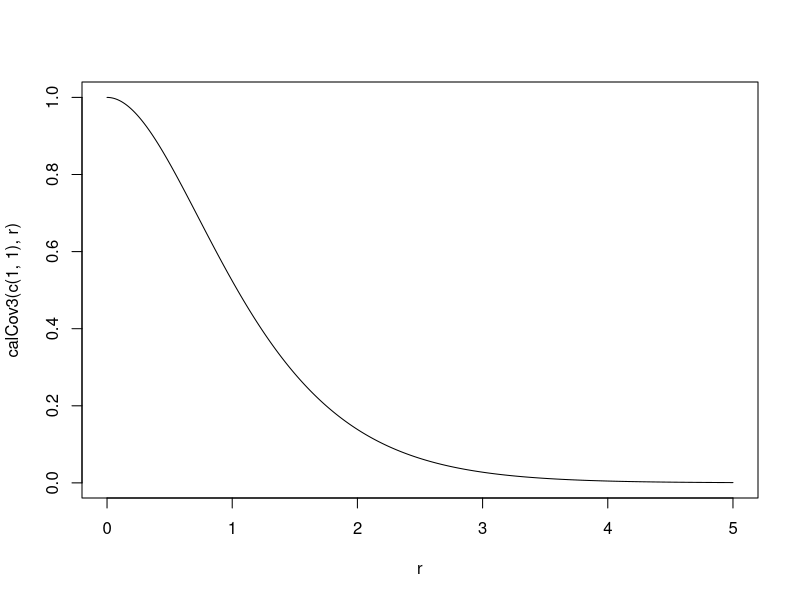
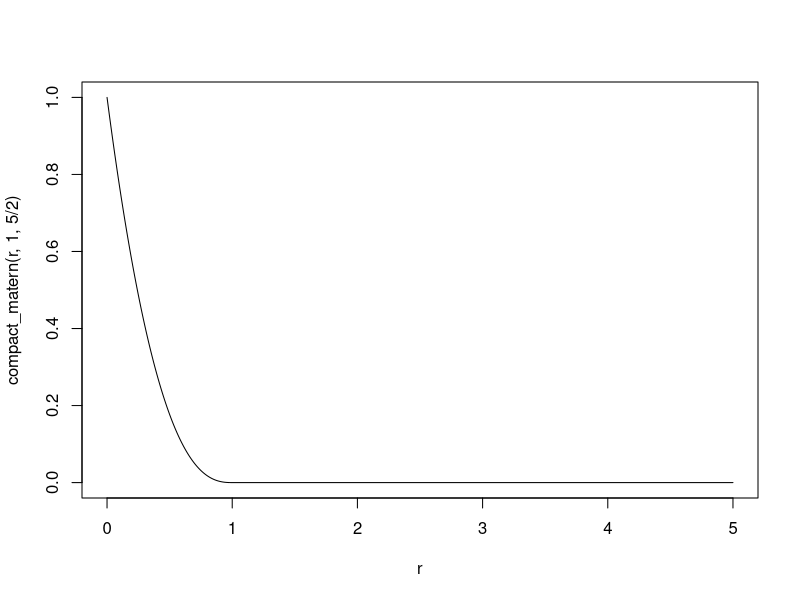
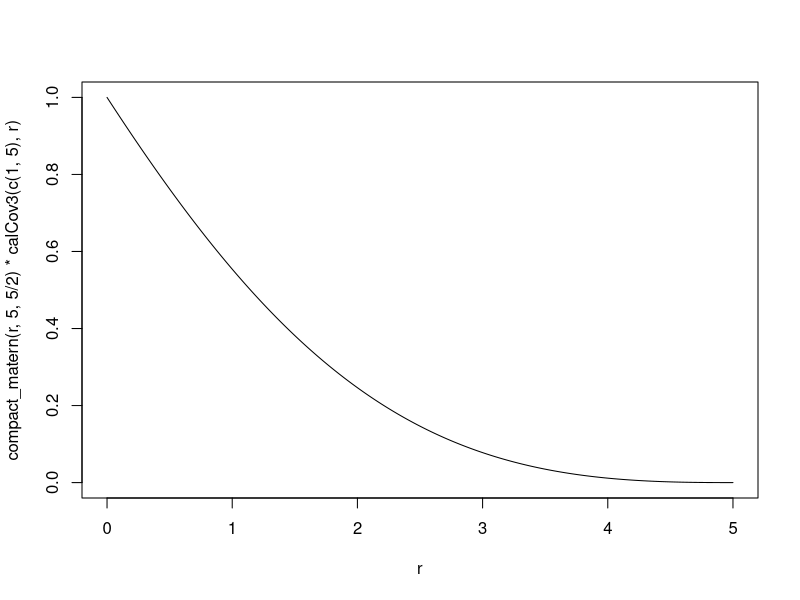
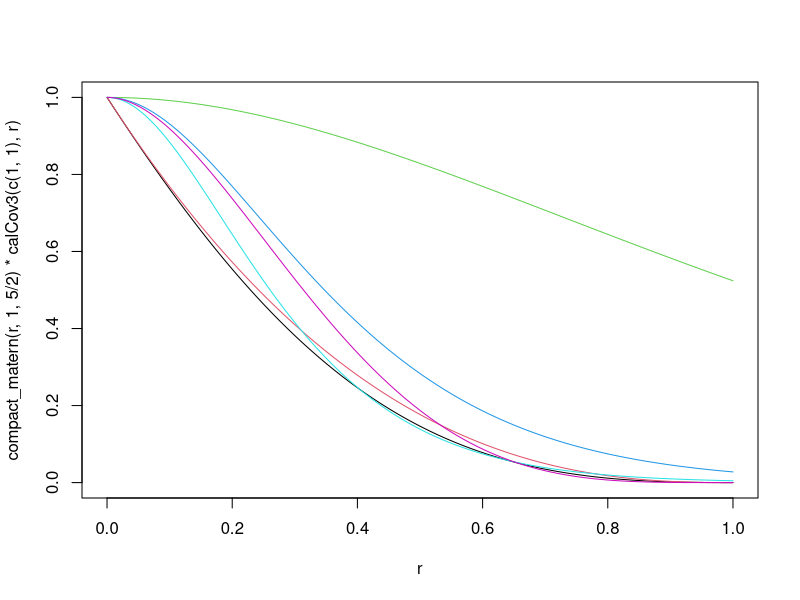
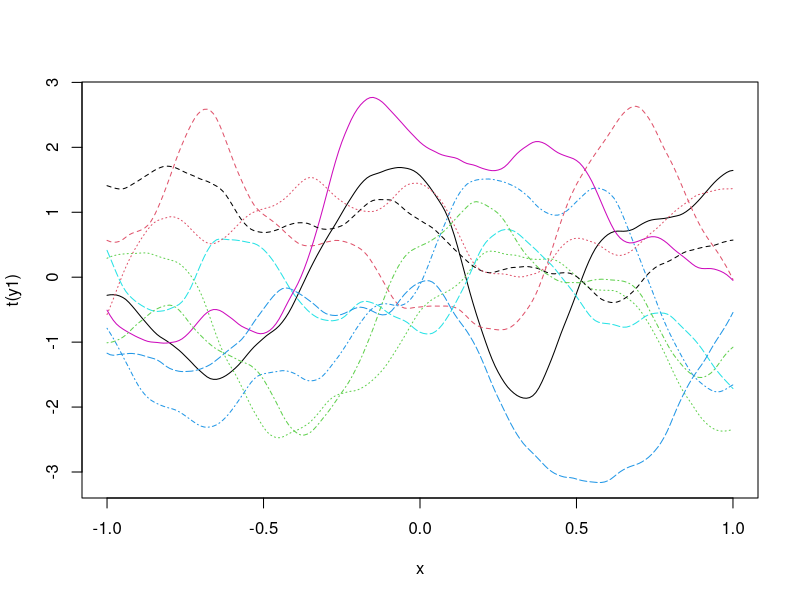
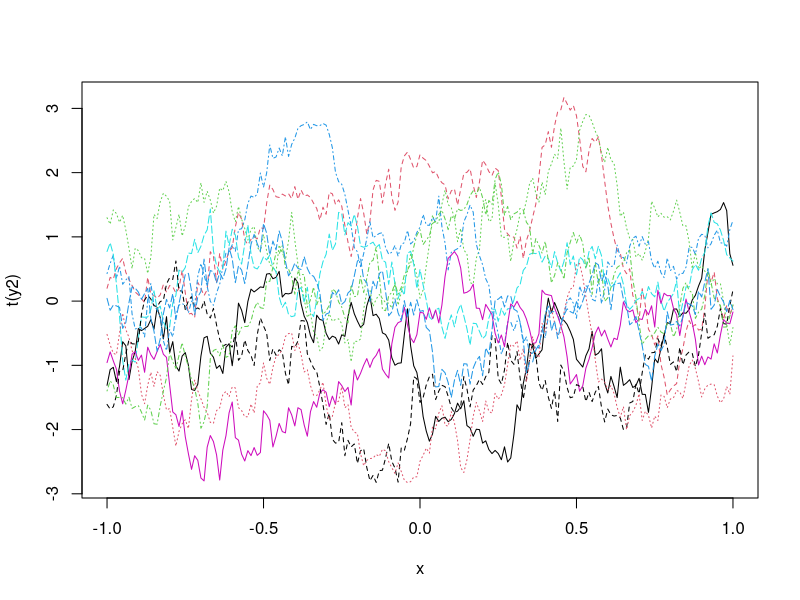
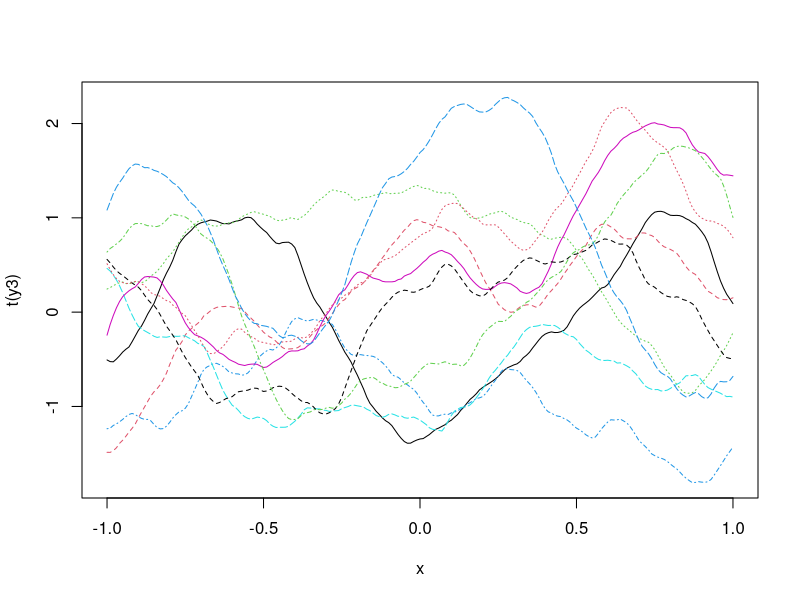
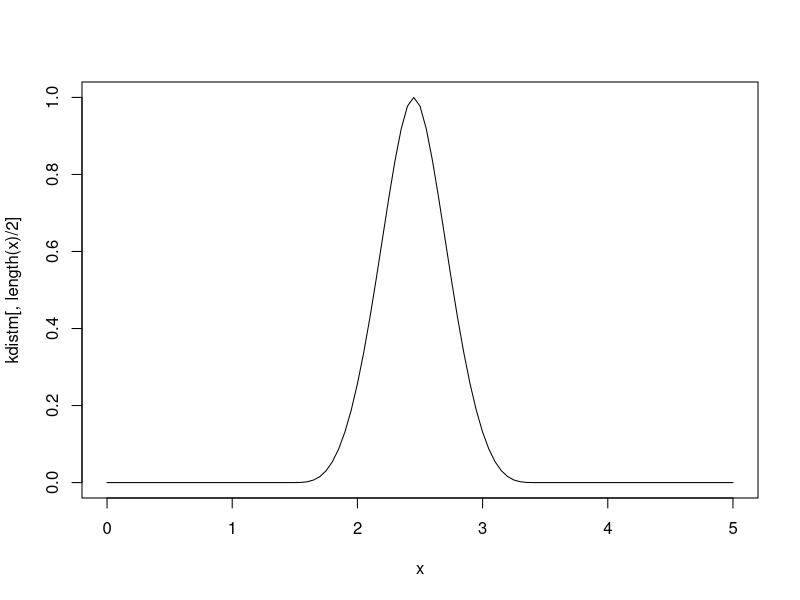

Generate these figures, in order, with R: (Note: this script raises an error after producing the figures.)
calCov3 <- function(phi, r) {
  r2 <- r^2
  phi[1] * (1 + ((sqrt(5)*r)/phi[2]) + ((5*r2)/(3*phi[2]^2))) * exp((-sqrt(5)*r)/phi[2])
}

r <- seq(0,5,0.01)
plot(r, calCov3(c(1,1), r), type="l")

compact_matern <- function(r, bandrange, nu) {
  pmax(1-r/bandrange, 0)^nu
}

compact_smooth <- function(r, D, q) {
  j <- floor(D/2)+q+1
  if(q==0){
    ret <- pmax(1-r,0)^j
  }else if(q==1){
    ret <- pmax(1-r,0)^(j+1) * ((j+1)*r+1)
  }else if(q==2){
    ret <- pmax(1-r,0)^(j+2) * ((j^2+4*j+3)*r^2+(3*j+6)*r+3)/3
  }else if(q==3){
    ret <- pmax(1-r,0)^(j+3) * ((j^3+9*j^2+23*j+15)*r^3+(6*j^2+36*j+45)*r^2+(15*j+45)*r+15)/15
  }else{
    stop("invalid q")
  }
  return(ret)
}

r <- seq(0,5,0.01)
plot(r, compact_matern(r,1,5/2), type="l")

plot(r, compact_matern(r,5,5/2)*calCov3(c(1,5), r), type="l")

r <- seq(0,1,0.001)
plot(r, compact_matern(r,1,5/2)*calCov3(c(1,1), r), type="l")
lines(r, compact_matern(r,1,5/2), col=2)
lines(r, calCov3(c(1,1), r), col=3)
lines(r, calCov3(c(1,1/3), r), col=4)
lines(r, calCov3(c(1,1/4), r), col=5)
lines(r, compact_smooth(r,3,1), col=6)

x <- seq(-1,1,0.01)
r <- as.matrix(dist(x))
cov1 <- calCov3(c(1,1/4), r)
cov2 <- compact_matern(r,1,5/2)

y1 <- MASS::mvrnorm(10, mu=rep(0,length(x)), cov1)
matplot(x, t(y1), type="l")


y2 <- MASS::mvrnorm(10, mu=rep(0,length(x)), cov2)
matplot(x, t(y2), type="l")

cov3 <- compact_smooth(r,3,1)
y3 <- MASS::mvrnorm(10, mu=rep(0,length(x)), cov3)
matplot(x, t(y3), type="l")

x <- seq(0,5,0.05)
distm <- as.matrix(dist(x))
kdistm <- compact_smooth(distm,3,1)
min(eigen(kdistm)$value)
invkdistm <- solve(kdistm)
plot(x, kdistm[,length(x)/2], type="l")
plot(x, invkdistm[,length(x)/2], type="l")
plot.ts(invkdistm[(length(x)*0.45):(length(x)*0.55),length(x)/2])

#### test compact kernel ####
r <- seq(0,1.2,0.001)
out <- calCovCompact1(c(1, 1), r, -1, complexity=1)

plot(r, out$C, type="l")

x <- out$C
dxNum <- c(diff(head(x,2))/(r[2]-r[1]),
           (x[-(1:2)]-x[1:(length(x)-2)])/(r[3]-r[1]),
           diff(tail(x,2))/(r[2]-r[1]))

plot(r, out$Cprime, type="l")
lines(r, dxNum, col=2)

x <- out$Cprime
dxNum <- c(diff(head(x,2))/(r[2]-r[1]),
           (x[-(1:2)]-x[1:(length(x)-2)])/(r[3]-r[1]),
           diff(tail(x,2))/(r[2]-r[1]))

plot(r, -out$Cdoubleprime, type="l")
lines(r, dxNum, col=2)

out <- calCovCompact1(c(1, 1), r, -1, complexity=2)
delta <- 1e-5
outdeta <- calCovCompact1(c(1, 1+delta), r, -1, complexity=2)
y <- (outdeta$C - out$C)/delta
plot(r, y, type="l")
lines(r, out$dCdphi[[2]], col=2)
